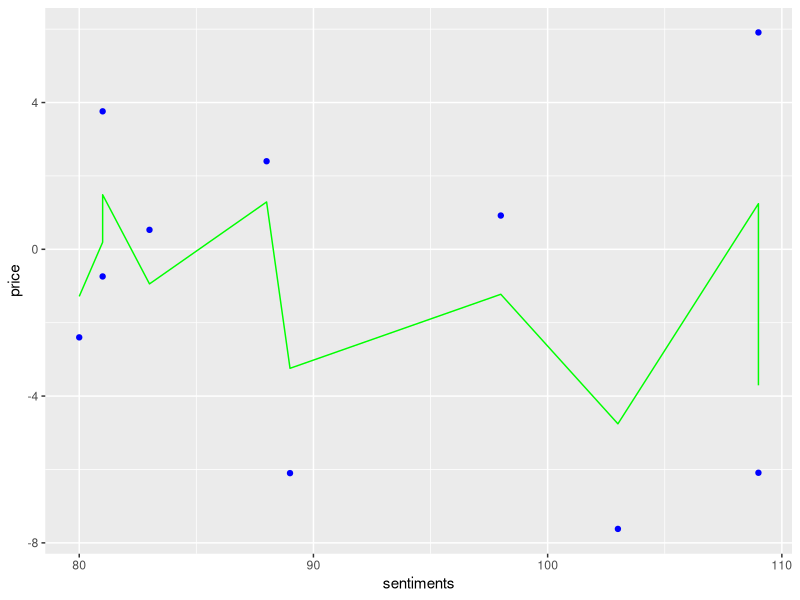

Write R code to recreate this figure.
setwd("C:/Users/HP/Desktop/thss")
dataset = read.csv("sentiment.csv")


library(randomForest)
set.seed(1234)
regressorRF = randomForest( x = dataset[1:10],
                            y = dataset$price,
                            ntree = 1000)

y_predRF = predict(regressorRF , data.frame(anger= 15 , anticipation= 50 , disgust = 10 , fear = 19 , joy = 23 , sadness =16 , surprise = 13 , trust = 58, negative = 29 , positive = 102))

library(ggplot2)

x_grid = seq(min(dataset$positive), max(dataset$positive),0.01)

ggplot()+
  
  geom_point(aes(x=dataset$positive , y = dataset$price),
             color = 'blue') +
  geom_line(aes(x= dataset$positive , y= predict(regressorRF , newdata = dataset)),
            color = 'green') +
  xlab('sentiments') +
  ylab('price')